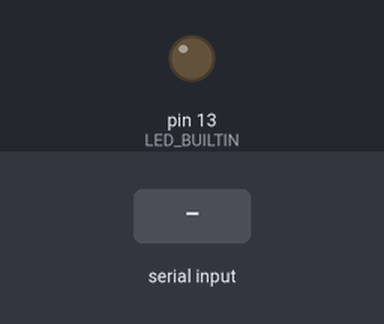
Simulated run of this sketch. Board: Arduino Uno, built with avr-gcc and run on an emulated ATmega328P. Shown: output pins drawn as LEDs (lit = HIGH). The inputs (shaded band) are chosen by the test bench.

Above: at 1.2 s.
1.3 s: "1" received over Serial
At 2.6 s:
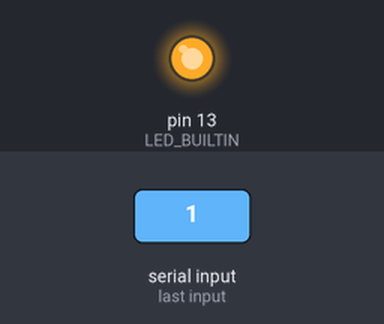
2.9 s: "0" received over Serial
At 3.8 s:
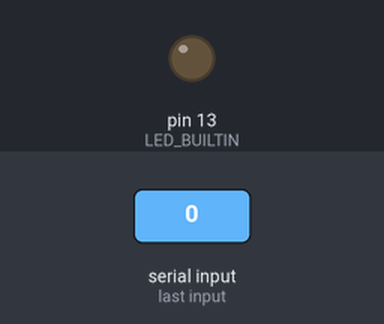
Timing chart, 0 to 5.9 s (numbered marks = the images above; inputs shaded):
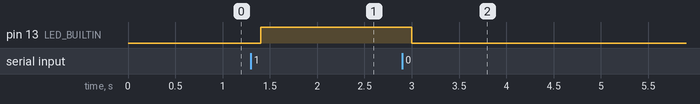

The sketch:

bluetoothreceive.ino
```cpp
int data;

void setup()
{
pinMode(LED_BUILTIN, OUTPUT);
Serial.begin(9600);   //Seri iletişimi başlatır
}
void loop()
{
if(Serial.available()) // Eğer Bluetooth bağlantısı varsa kodaları çalıştırır
{
int data = Serial.read();
delay(100);
if(data=='0')
digitalWrite(LED_BUILTIN,LOW);
if(data=='1')
digitalWrite(LED_BUILTIN,HIGH);
}
}
```

Measured:
- after the input at 1.3 s, pin 13 (LED_BUILTIN): LOW → HIGH after 0.10 s
- after the input at 2.9 s, pin 13 (LED_BUILTIN): HIGH → LOW after 0.10 s
